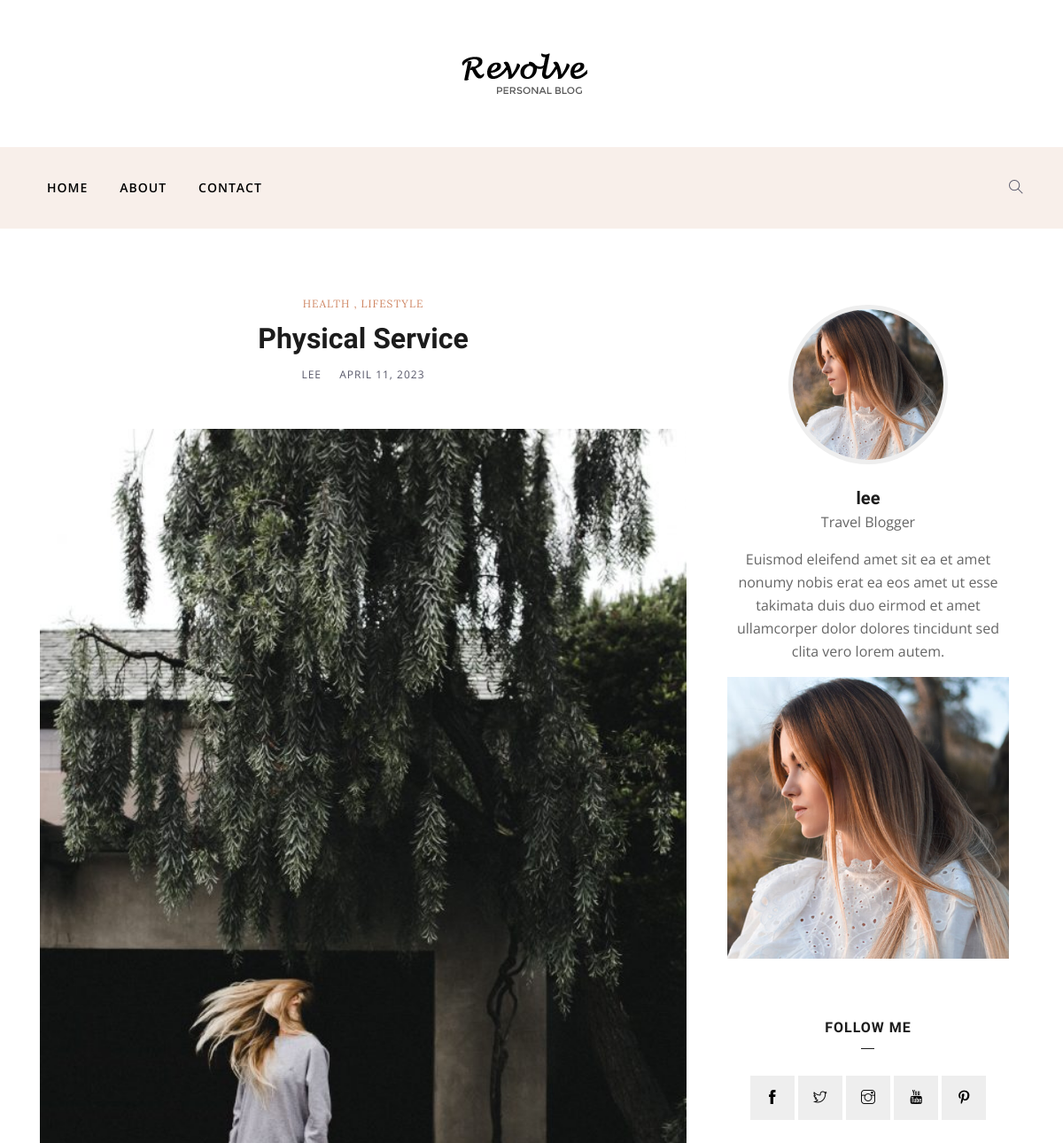
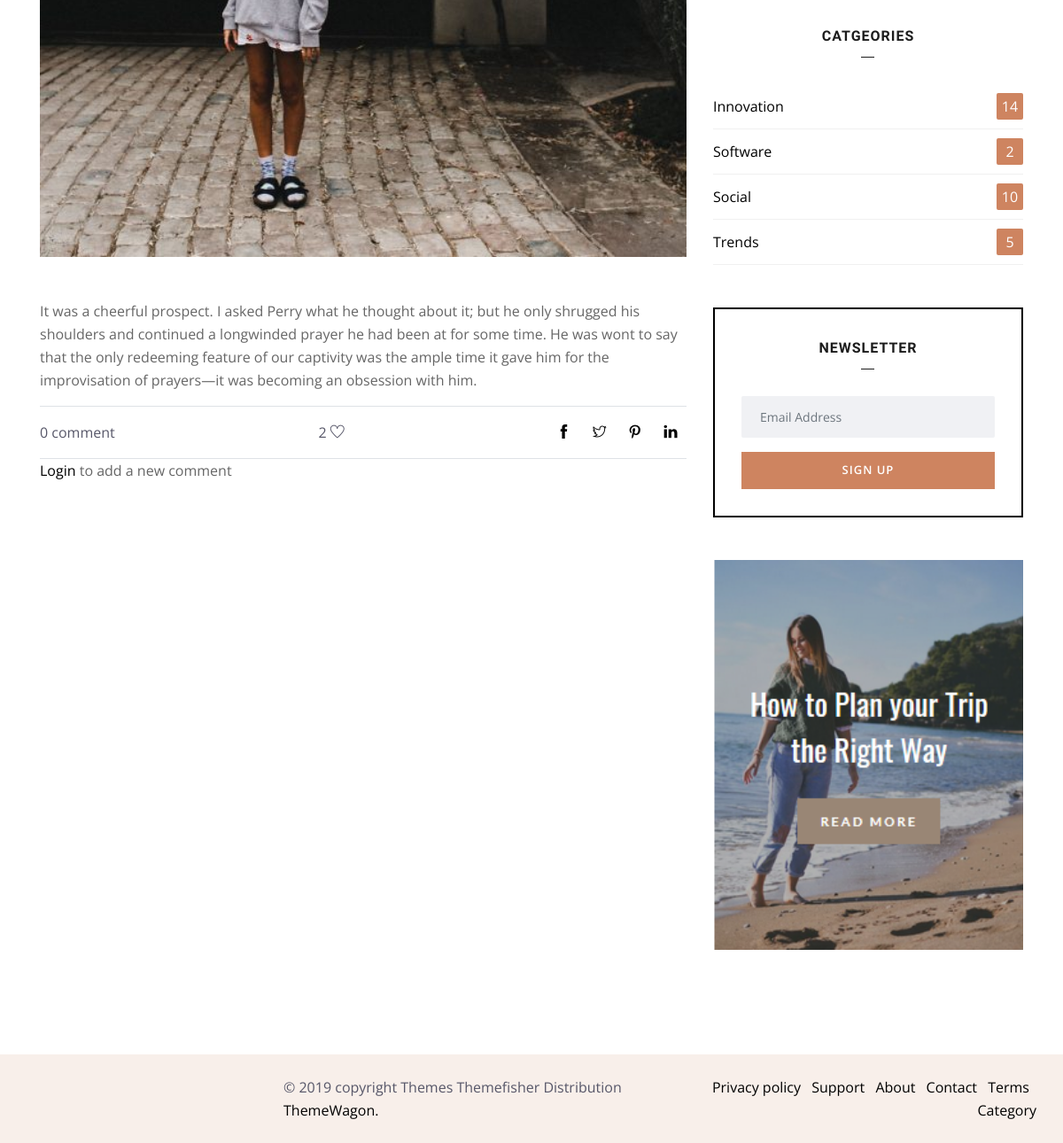
The app's page /blog/blog/1/ with its own data (2 pictures, top to bottom).
### blog/models.py (models this page shows, shortened)
class Blog(models.Model):
    category = models.ForeignKey(BlogCategory, on_delete=models.SET_NULL, null=True)
    name = models.CharField(max_length=200)
    author = models.ForeignKey(BlogAuthor, on_delete=models.SET_NULL, null=True)
    description = models.TextField(max_length=2000, help_text="Enter Your Blog Text Here")
    post_date = models.DateField(default=date.today)
    banner_image = models.ImageField(upload_to='images/blog-images/')
    blog_short_description = models.CharField(max_length=255, default="Enter A short Description")
    class Meta:
        ordering = ['-post_date']

class BlogAuthor(models.Model):
    user = models.OneToOneField(User, on_delete=models.SET_NULL, null=True)
    bio = models.TextField(max_length=400, help_text="Enter Your Bio Details Here")
    author_avatar = models.ImageField(upload_to='images/author-avatar/')
    class Meta:
        ordering = ["user", "bio", "author_avatar"]
    def __str__(self):
        return self.user.username

### blog/views.py (the view)
# urls.py: path('blog/<int:pk>/', views.BlogDetailView.as_view(), name='blog-detail')
class BlogDetailView(generic.DetailView):
    model = Blog
    template_name = 'blog/blog-detail.html'

### blog/templates/blog/blog-detail.html (shortened to what this page needs)
{% extends 'blog/base.html' %}
{% block body %}
    {% load static %}
    {% load widget_tweaks %}
    <body>
    <div class="header-logo py-5 d-none d-lg-block">
        <div class="container">
            <div class="row justify-content-center">
                <div class="col-lg-6 text-center">
                    <a class="navbar-brand" href="{% url 'blogs' %}"><img src="{% static 'blog/images/logo.png' %}"
                                                                          alt=""
                                                                          class="img-fluid w-100"></a>
                </div>
            </div>
        </div>
    </div>
    <header class="header-top bg-grey justify-content-center">
        <nav class="navbar navbar-expand-lg navigation">
            <div class="container">
                <div class="collapse navbar-collapse" id="navbarContent">
                    <ul id="menu" class="menu navbar-nav ">
                        <li class="nav-item dropdown  pl-0">
                            <a class="nav-link " href="{% url 'blogs' %}" role="button" aria-haspopup="true"
                               aria-expanded="false">
                                Home
                            </a>
                        </li>
                        <li class="nav-item"><a href="about.html" class="nav-link">About</a></li>
                        <li class="nav-item"><a href="contact.html" class="nav-link">Contact</a></li>
                    </ul>
                </div>
                <div class="text-right search d-none d-lg-block">
                    <div class="search_toggle"><i class="ti-search"></i></div>
                </div>
            </div>
        </nav>
    </header>
    <section class="single-block-wrapper section-padding">
        <div class="container">
            <div class="row">
                <div class="col-lg-8 col-md-12 col-sm-12 col-xs-12">
                    <div class="single-post">
                        <div class="post-header mb-5 text-center">
                            <div class="meta-cat">
                                <a class="post-category font-extra text-color text-uppercase font-sm letter-spacing-1"
                                   href="#">Health ,</a>
                                <a class="post-category font-extra text-color text-uppercase font-sm letter-spacing-1"
                                   href="#">lifestyle</a>
                            </div>
                            <h2 class="post-title mt-2">
                                {{ blog.name }}
                            </h2>
                            <div class="post-meta">
                                <span class="text-uppercase font-sm letter-spacing-1 mr-3">{{ blog.author }}</span>
                                <span class="text-uppercase font-sm letter-spacing-1">{{ blog.post_date }}</span>
                            </div>
                            <div class="post-featured-image mt-5">
                                <img src="{{ blog.banner_image.url }}" class="img-fluid w-100" alt="featured-image">
                            </div>
                        </div>
                        <div class="post-body">
                            <div class="entry-content">
                                <p> It was a cheerful prospect. I asked Perry what he thought about it; but he only
                                    shrugged his shoulders and continued a longwinded prayer he had been at for some
                                    time. He was wont to say that the only redeeming feature of our captivity was the
                                    ample time it gave him for the improvisation of prayers—it was becoming an obsession
                                    with him.</p>
                            </div>
                            <div
                                    class="tags-share-box center-box d-flex text-center justify-content-between border-top border-bottom py-3">
                                <span class="single-comment-o">0 comment</span>
                                <div class="post-share">
                                    <span class="count-number-like">2</span>
                                    <a class="penci-post-like single-like-button"><i class="ti-heart"></i></a>
                                </div>
                                <div class="list-posts-share">
                                    <a target="_blank" rel="nofollow" href="#"><i class="ti-facebook"></i></a>
                                    <a target="_blank" rel="nofollow" href="#"><i class="ti-twitter"></i></a>
                                    <a target="_blank" rel="nofollow" href="#"><i class="ti-pinterest"></i></a>
                                    <a target="_blank" rel="nofollow" href="#"><i class="ti-linkedin"></i></a>
                                </div>
                            </div>
                        </div>
                    </div>
                    {% if user.is_authenticated %}
                        <form class="comment-form mb-5 gray-bg p-5" id="comment-form">
                            <h3 class="mb-4 text-center">Leave a comment</h3>
                            <div class="row">
                                {{ form.as_table }}
                            </div>
                            <input class="btn btn-primary" type="submit" name="submit-contact" id="submit_contact"
                                   value="Submit Message">
                        </form>
                    {% else %}
                        <p><a href="{% url 'login' %}?next={{ request.path }}">Login</a> to add a new comment</p>
                    {% endif %}
                </div>
                <div class="col-lg-4 col-md-4 col-sm-12 col-xs-12">
                    <div class="sidebar sidebar-right">
                        <div class="sidebar-wrap mt-5 mt-lg-0">
                            <div class="sidebar-widget about mb-5 text-center p-3">
                                <div class="about-author">
                                    <img src="{% static 'blog/images/author.jpg' %}" alt="" class="img-fluid">
                                </div>
                                <h4 class="mb-0 mt-4">{{ blog.author }}</h4>
                                <p>Travel Blogger</p>
                                <p>{{ blog.author.bio }}</p>
                                <img src="{{ blog.author.author_avatar }}" alt="" class="img-fluid">
                            </div>
                            <div class="sidebar-widget follow mb-5 text-center">
                                <h4 class="text-center widget-title">Follow Me</h4>
                                <div class="follow-socials">
                                    <a href="#"><i class="ti-facebook"></i></a>
                                    <a href="#"><i class="ti-twitter"></i></a>
                                    <a href="#"><i class="ti-instagram"></i></a>
                                    <a href="#"><i class="ti-youtube"></i></a>
                                    <a href="#"><i class="ti-pinterest"></i></a>
                                </div>
                            </div>
                            <div class="sidebar-widget category mb-5">
                                <h4 class="text-center widget-title">Catgeories</h4>
                                <ul class="list-unstyled">
                                    <li class="align-items-center d-flex justify-content-between">
                                        <a href="#">Innovation</a>
                                        <span>14</span>
                                    </li>
                                    <li class="align-items-center d-flex justify-content-between">
                                        <a href="#">Software</a>
                                        <span>2</span>
                                    </li>
                                    <li class="align-items-center d-flex justify-content-between">
                                        <a href="#">Social</a>
                                        <span>10</span>
                                    </li>
                                    <li class="align-items-center d-flex justify-content-between">
                                        <a href="#">Trends</a>
                                        <span>5</span>
                                    </li>
                                </ul>
                            </div>
                            <div class="sidebar-widget subscribe mb-5">
                                <h4 class="text-center widget-title">Newsletter</h4>
                                <input type="text" class="form-control" placeholder="Email Address">
                                <a href="#" class="btn btn-primary d-block mt-3">Sign Up</a>
                            </div>
                            <div class="sidebar-widget sidebar-adv mb-5">
                                <a href="#"><img src="{% static 'blog/images/sidebar-banner3.png' %} " alt=""
                                                 class="img-fluid w-100"></a>
                            </div>
                        </div>
                    </div>
                </div>
            </div>
        </div>
    </section>
    </body>
{% endblock body %}

### blog/static/blog/css/style.css (style rules this page uses)
body, p { font-family: "Open Sans", sans-serif; line-height: 26px; font-size: 16px; text-rendering: optimizeLegibility; color: #666; font-weight: 400; }
html { overflow-x: hidden; width: 100%; height: 100%; }
h1, .h1, h2, .h2, h3, .h3, h4, .h4, h5, .h5, h6, .h6 { color: #1c1c1c; font-weight: 600; font-family: "Unna", serif; }
h2, .h2 { font-size: 32px; line-height: 36px; font-weight: 700; }
h4, .h4 { font-size: 20px; line-height: 28px; }
.font-extra { font-family: "Lora", serif; }
body { background: #fff; color: #575769; }
html, body { height: 100%; }
a { transition: all 0.3s ease-in-out; color: #000; }
a:link, a:visited { text-decoration: none; }
.section-padding { padding: 70px 0; position: relative; }
.form-control { box-shadow: none; border: 1px solid transparent; padding: 12px 20px; background: #f0f1f4; font-size: 14px; border-radius: 2px; }
.btn { border-radius: 0px; padding: 10px 30px; font-weight: 600; text-transform: uppercase; color: #fff; transition: 350ms; letter-spacing: 1px; font-size: 13px; border: 1px solid transparent; }
.btn-primary { background: #ce8460; }
.font-sm { font-size: 12px !important; }
.text-color { color: #ce8460; }
.bg-grey { background: #f8efea; }
.navigation .menu { padding: 0px; }
.navigation .menu li { text-align: left; padding: 0px 10px; }
.navigation .menu li a { color: #000; display: inline-block; line-height: 26px; letter-spacing: 1px; }
.navigation .menu .dropdown { position: relative; }
.navbar-nav .nav-link { transition: all 500ms ease; -moz-transition: all 500ms ease; -webkit-transition: all 500ms ease; -ms-transition: all 500ms ease; -o-transition: all 500ms ease; font-family: "Open Sans", sans-serif; text-transform: uppercase; font-size: 14px; font-weight: 600; padding: 25px 0px; }
.search_toggle { cursor: pointer; }
.sidebar { position: relative; overflow: hidden; width: 100%; height: 100%; }
.header-top { position: relative !important; }
.sidebar-widget .widget-title { text-transform: uppercase; font-size: 16px; letter-spacing: 1px; position: relative; padding-bottom: 10px; margin-bottom: 30px; }
.sidebar-widget .widget-title:after { position: absolute; bottom: 0; overflow: hidden; width: 15px; height: 1px; border-top: 1px solid; content: ""; left: 50%; margin-left: -8px; }
.sidebar-widget.about .about-author img { border-radius: 100%; width: 180px; height: 180px; border: 5px solid #eee; }
.sidebar-widget.subscribe { border: 2px solid #000; padding: 30px; }
.sidebar-widget.category li { padding: 10px 0px; border-bottom: 1px solid rgba(0, 0, 0, 0.06); }
.sidebar-widget.category li span { display: inline-block; background: #ce8460; color: #fff; width: 30px; height: 30px; text-align: center; border-radius: 2px; line-height: 30px; }
.follow-socials a { width: 50px; height: 50px; display: inline-block; text-align: center; color: #000; padding-top: 12px; margin-bottom: 5px; background: #eee; }
.post-title { text-transform: capitalize; }
.letter-spacing-1 { letter-spacing: 1px; }
.list-posts-share a { padding: 0px 10px; }

### records on screen
Blog: name "Physical Service", author "LEE", post_date "APRIL 11, 2023", banner_image (picture), author "lee", author.bio "Euismod eleifend amet sit ea et amet nonumy nobis erat ea eos amet ut esse takimata duis duo eirmod et amet ullamcorper dolor dolores tincidunt sed clita vero lorem autem.", author.author_avatar (picture)
